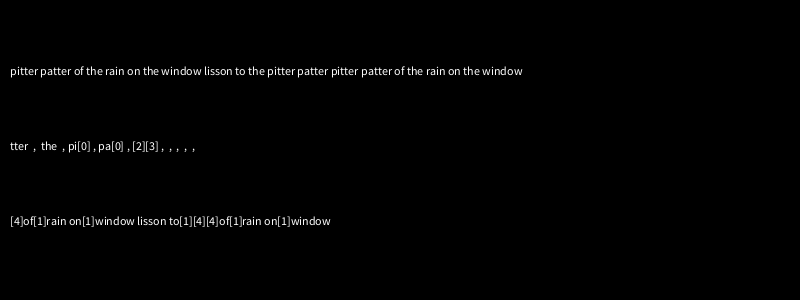
Frame 1 (no input)
Frame 60 (the mouse pressed at the canvas centre just before this capture): identical to frame 1, image omitted
Frame 120 (the mouse held since frame 60 and released just before this capture): identical to frame 1, image omitted

The Processing sketch that drew this single still picture (run headless with seeded random() and noise(); from frame 60 on, the mouse is pressed at the canvas centre):

// Processing sketch: text_compuresion_test
// ── text_compuresion_test.pde
String input="pitter patter of the rain on the window lisson to the pitter patter pitter patter of the rain on the window";

String[] dictnary=new String[10];
String output=input;
int index=0;


void setup(){
  size(800,300);
  //input dictnary entrys
for(int i=0;i<dictnary.length;i++){
 dictnary[i]="";
  
}
dictnary[0]="tter ";
dictnary[1]=" the ";
dictnary[2]="pi[0]";
dictnary[3]="pa[0]";
dictnary[4]="[2][3]";
}


void draw(){
  background(0);
  text(output,10,height/4);
  text(join(dictnary, " , "),10,(height/4)*2);
  //replaceing the letters found with the dictnary
  for(int i=0;i<dictnary.length;i++){
  if(dictnary[i]!=""){
  String[] inputcut= split(input,dictnary[i]);
 
  input= join(inputcut,"["+i+"]");
  }
    
 }
 
 text(input,10,(height/4)*3);
  
  
}
